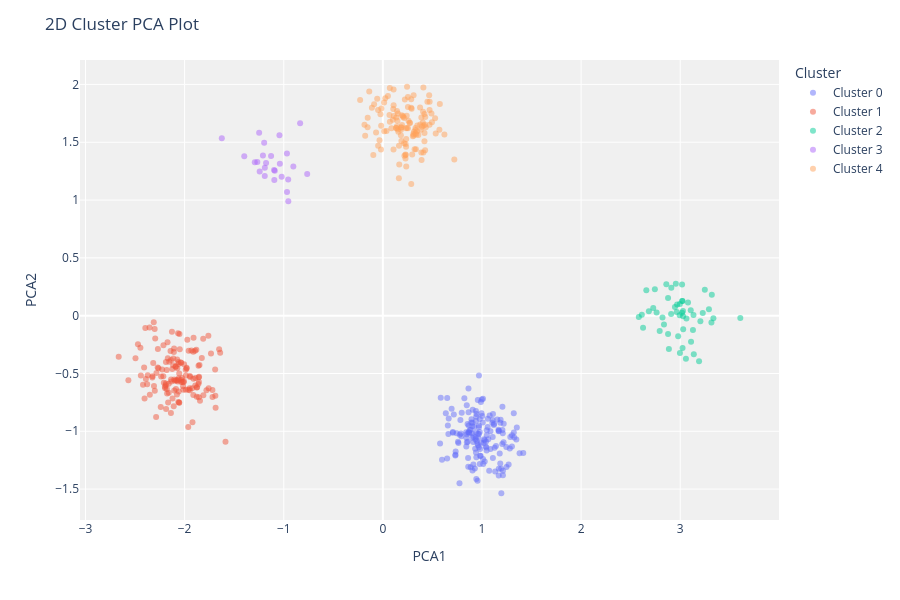

The notebook cell this image was saved under:
### Markdown cell above
La fonction `plot_model` permet d'analyser les performances d'un modèle entraîné sur l'ensemble de test. Dans certains cas, un réentraînement du modèle peut s'avérer nécessaire.

### Code cell
plot_model(best_model,'cluster')
# plot_model(best_model, plot='silhouette')

### Figure 1 — Plotly figure (JSON) as saved in the notebook; plotly's stock layout.template omitted (floating-point values rounded to 4 significant figures; data arrays with more than 128 entries replaced by an {"elided": "..."} marker saying what was removed)
{"data": [{"customdata": {"elided": "157x1 int values"}, "hovertemplate": "Cluster=Cluster 0<br>PCA1=%{x}<br>PCA2=%{y}<br>Feature=%{customdata[0]}<extra></extra>", "legendgroup": "Cluster 0", "marker": {"color": "#636efa", "opacity": 0.5, "symbol": "circle"}, "mode": "markers", "name": "Cluster 0", "orientation": "v", "showlegend": true, "textposition": "top center", "type": "scatter", "x": {"elided": "157 float values"}, "xaxis": "x", "y": {"elided": "157 float values"}, "yaxis": "y"}, {"customdata": {"elided": "147x1 int values"}, "hovertemplate": "Cluster=Cluster 1<br>PCA1=%{x}<br>PCA2=%{y}<br>Feature=%{customdata[0]}<extra></extra>", "legendgroup": "Cluster 1", "marker": {"color": "#EF553B", "opacity": 0.5, "symbol": "circle"}, "mode": "markers", "name": "Cluster 1", "orientation": "v", "showlegend": true, "textposition": "top center", "type": "scatter", "x": {"elided": "147 float values"}, "xaxis": "x", "y": {"elided": "147 float values"}, "yaxis": "y"}, {"customdata": [[20], [20], [17], [28], [18], [17], [24], [17], [28], [26], [21], [30], [17], [25], [20], [23], [25], [24], [27], [31], [24], [27], [28], [26], [21], [25], [24], [24], [25], [23], [26], [22], [28], [28], [23], [25], [24], [29], [25], [22], [29], [26], [26], [27], [22], [28], [23], [29], [24], [18]], "hovertemplate": "Cluster=Cluster 2<br>PCA1=%{x}<br>PCA2=%{y}<br>Feature=%{customdata[0]}<extra></extra>", "legendgroup": "Cluster 2", "marker": {"color": "#00cc96", "opacity": 0.5, "symbol": "circle"}, "mode": "markers", "name": "Cluster 2", "orientation": "v", "showlegend": true, "textposition": "top center", "type": "scatter", "x": [2.91, 2.965, 3.606, 2.728, 3.019, 3.203, 3.335, 3.319, 2.625, 2.762, 3.134, 2.582, 3.248, 2.683, 3.022, 2.821, 3.063, 3.079, 3.137, 2.886, 2.836, 2.877, 3.19, 2.658, 3.018, 3.315, 2.968, 3.028, 2.877, 3.028, 3.023, 2.956, 2.613, 3.057, 3.29, 2.744, 3.128, 2.908, 2.995, 3.227, 2.997, 3.03, 2.947, 2.793, 2.979, 3.109, 2.997, 3.019, 3.106, 2.86], "xaxis": "x", "y": [0.2423, 0.03078, -0.0208, 0.06575, 0.2698, -0.0476, -0.02343, 0.1815, -0.1051, 0.02747, 0.005366, -0.01183, 0.2232, 0.03876, 0.1277, -0.01674, -0.02479, 0.1128, -0.3338, -0.2875, -0.07559, -0.1596, -0.3934, 0.22, 0.02568, -0.06019, 0.09709, 0.03959, 0.1535, -0.005102, -0.2798, 0.2759, 0.007656, -0.3727, 0.0555, 0.2285, -0.1239, 0.01459, 0.004346, 0.02356, -0.3238, -0.1178, 0.07394, -0.133, -0.1777, -0.2267, 0.1003, 0.1262, 0.04665, 0.272], "yaxis": "y"}, {"customdata": [[84], [87], [92], [88], [90], [83], [84], [90], [86], [83], [89], [88], [82], [84], [85], [86], [85], [88], [77], [86], [91], [93], [83], [82], [84]], "hovertemplate": "Cluster=Cluster 3<br>PCA1=%{x}<br>PCA2=%{y}<br>Feature=%{customdata[0]}<extra></extra>", "legendgroup": "Cluster 3", "marker": {"color": "#ab63fa", "opacity": 0.5, "symbol": "circle"}, "mode": "markers", "name": "Cluster 3", "orientation": "v", "showlegend": true, "textposition": "top center", "type": "scatter", "x": [-0.9032, -0.9671, -1.095, -1.098, -1.21, -0.9553, -1.192, -0.9542, -0.7634, -1.128, -1.292, -1.039, -0.9676, -1.09, -1.398, -1.248, -1.021, -1.625, -0.8349, -1.191, -1.243, -1.178, -1.198, -1.043, -1.267], "xaxis": "x", "y": [1.29, 1.071, 1.173, 1.259, 1.385, 1.178, 1.207, 0.9894, 1.224, 1.38, 1.327, 1.314, 1.403, 1.254, 1.38, 1.582, 1.202, 1.534, 1.663, 1.279, 1.247, 1.32, 1.496, 1.56, 1.329], "yaxis": "y"}, {"customdata": [[28], [39], [30], [30], [36], [30], [30], [31], [35], [28], [37], [29], [38], [35], [28], [31], [30], [32], [33], [36], [28], [31], [32], [35], [31], [31], [28], [31], [33], [34], [36], [32], [22], [33], [34], [34], [35], [31], [35], [34], [33], [32], [36], [38], [34], [29], [30], [37], [30], [37], [35], [36], [31], [33], [29], [33], [26], [24], [36], [33], [31], [34], [29], [30], [31], [31], [37], [37], [37], [35], [43], [36], [31], [31], [38], [37], [33], [31], [30], [29], [33], [25], [33], [30], [40], [34], [33], [36], [29], [37], [33], [31], [37], [37], [33], [28], [31], [27], [34], [44], [31], [36], [29], [35], [42], [29], [39], [25], [29], [35], [29], [28], [36], [34], [35], [32], [31], [34], [29], [39], [34], [33], [32], [32], [38], [30]], "hovertemplate": "Cluster=Cluster 4<br>PCA1=%{x}<br>PCA2=%{y}<br>Feature=%{customdata[0]}<extra></extra>", "legendgroup": "Cluster 4", "marker": {"color": "#FFA15A", "opacity": 0.5, "symbol": "circle"}, "mode": "markers", "name": "Cluster 4", "orientation": "v", "showlegend": true, "textposition": "top center", "type": "scatter", "x": [0.234, -0.0476, 0.42, 0.3071, 0.3029, 0.2342, 0.2294, 0.2441, 0.01267, 0.4196, 0.3201, 0.3769, 0.2742, -0.0573, 0.1328, 0.4328, 0.4263, 0.4709, 0.3752, -0.153, 0.1084, -0.0153, 0.4241, 0.2046, 0.2408, 0.7207, 0.4492, 0.4099, 0.3138, -0.04816, 0.1417, 0.05099, 0.4087, -0.02431, 0.243, 0.01422, 0.08619, 0.2687, 0.2957, 0.2305, 0.2031, 0.1931, 0.2284, 0.2173, -0.2294, 0.5747, 0.5331, -0.1107, 0.1047, -0.1542, 0.222, -0.06863, 0.3581, 0.2284, 0.3278, 0.3905, 0.1425, 0.467, 0.1002, 0.4194, 0.1102, 0.1887, 0.4717, 0.253, 0.4032, 0.4951, 0.3881, 0.1837, 0.1499, 0.1827, 0.1615, -0.03368, 0.49, 0.4704, -0.09633, 0.1654, 0.346, 0.3475, 0.2853, 0.1871, 0.037, 0.2905, 0.2535, 0.108, -0.1784, 0.2863, 0.1818, 0.1625, 0.2587, -0.1375, 0.07021, 0.3296, 0.311, 0.1353, 0.2358, 0.152, 0.3334, 0.2857, 0.1369, 0.2141, 0.02446, 0.0667, 0.5268, 0.07083, 0.1076, 0.6209, -0.1855, 0.4054, 0.1471, 0.156, 0.1899, 0.5703, 0.2354, 0.3101, 0.3957, 0.3292, 0.4277, 0.4089, 0.2528, -0.01919, 0.3834, 0.2158, -0.08844, -0.01709, 0.338, 0.3886], "xaxis": "x", "y": [1.62, 1.469, 1.579, 1.571, 1.553, 1.461, 1.486, 1.98, 1.843, 1.508, 1.44, 1.654, 1.667, 1.875, 1.624, 1.63, 1.431, 1.78, 1.8, 1.712, 1.82, 1.792, 1.652, 1.719, 1.729, 1.351, 1.85, 1.646, 1.592, 1.778, 1.638, 1.9, 1.974, 1.743, 1.624, 1.595, 1.622, 1.668, 1.394, 1.389, 1.727, 1.649, 1.395, 1.384, 1.865, 1.832, 1.575, 1.799, 1.788, 1.63, 1.869, 1.583, 1.563, 1.36, 1.605, 1.347, 1.77, 1.907, 1.695, 1.743, 1.728, 1.627, 1.85, 1.805, 1.671, 1.672, 1.412, 1.627, 1.61, 1.608, 1.189, 1.518, 1.749, 1.651, 1.391, 1.307, 1.596, 1.645, 1.797, 1.51, 1.598, 1.79, 1.621, 1.955, 1.556, 1.139, 1.56, 1.469, 1.686, 1.939, 1.97, 1.576, 1.558, 1.714, 1.29, 1.748, 1.439, 1.871, 1.622, 1.492, 1.881, 1.736, 1.707, 1.678, 1.436, 1.567, 1.651, 1.763, 1.685, 1.591, 1.733, 1.609, 1.528, 1.907, 1.633, 1.624, 1.719, 1.412, 1.891, 1.438, 1.607, 1.71, 1.828, 1.642, 1.568, 1.714], "yaxis": "y"}], "layout": {"height": 600, "legend": {"title": {"text": "Cluster"}, "tracegroupgap": 0}, "margin": {"t": 60}, "plot_bgcolor": "rgb(240,240,240)", "title": {"text": "2D Cluster PCA Plot"}, "xaxis": {"anchor": "y", "domain": [0, 1], "title": {"text": "PCA1"}}, "yaxis": {"anchor": "x", "domain": [0, 1], "title": {"text": "PCA2"}}}}
